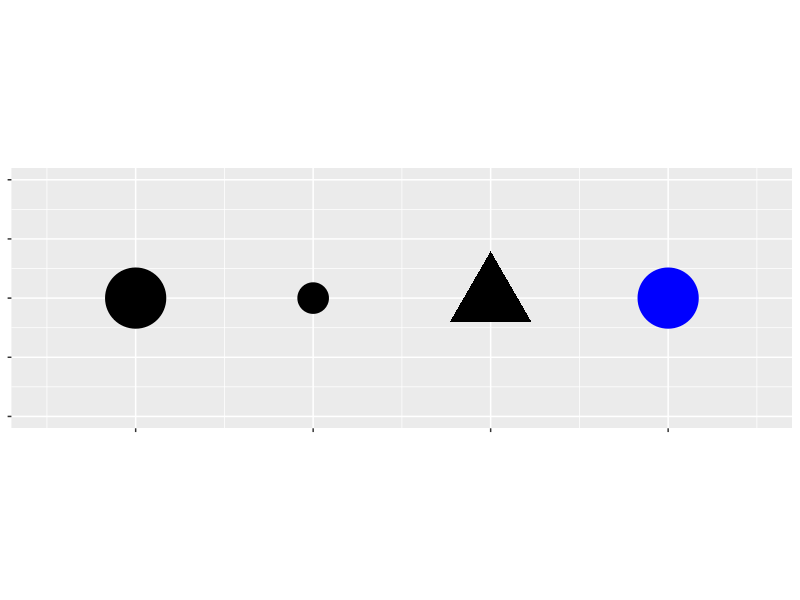
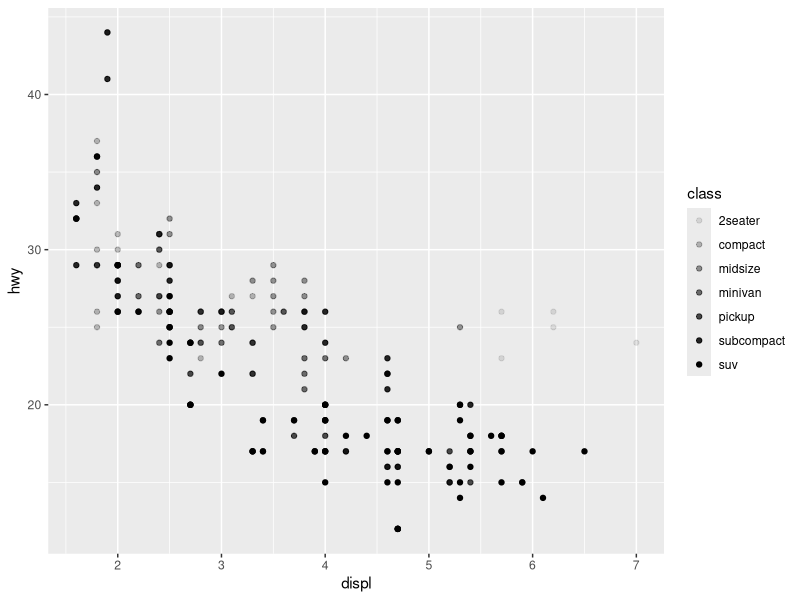
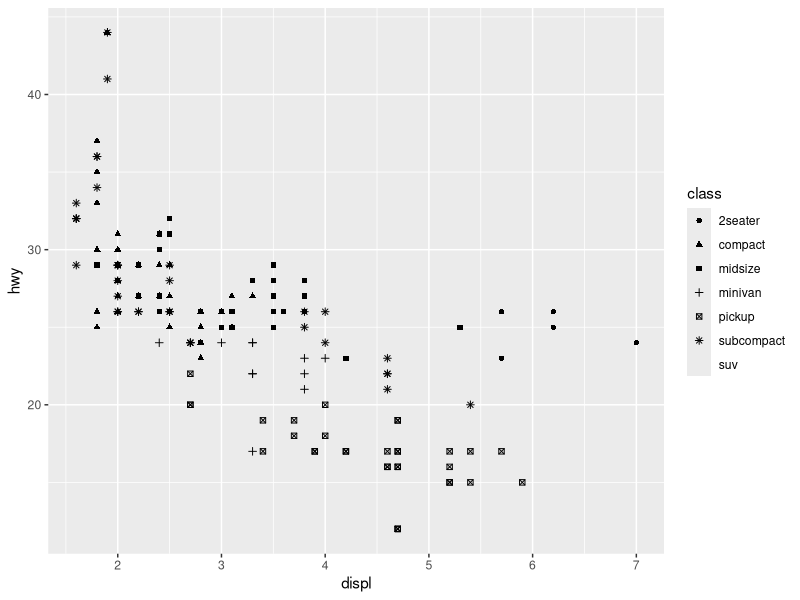
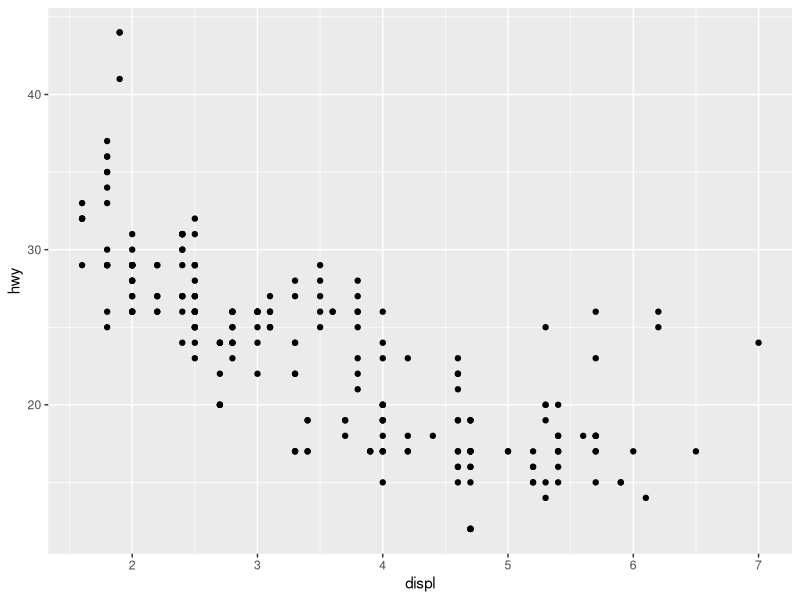
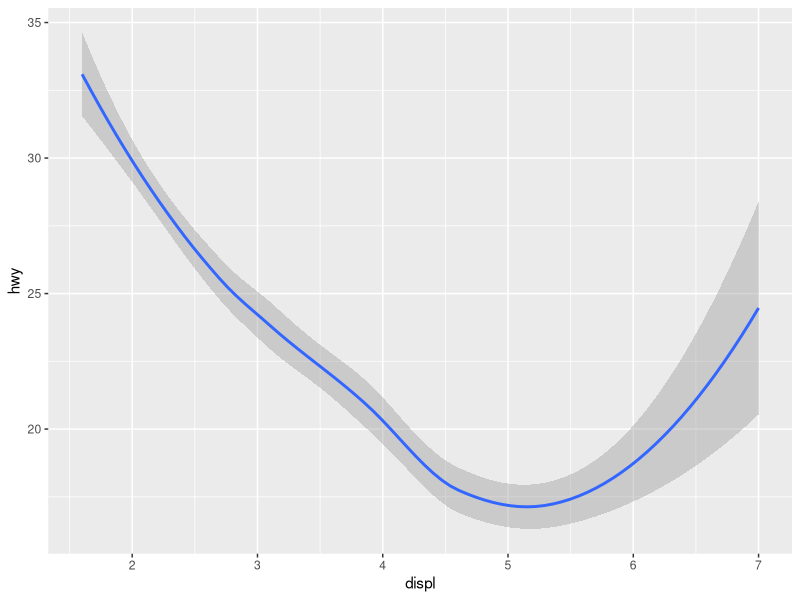
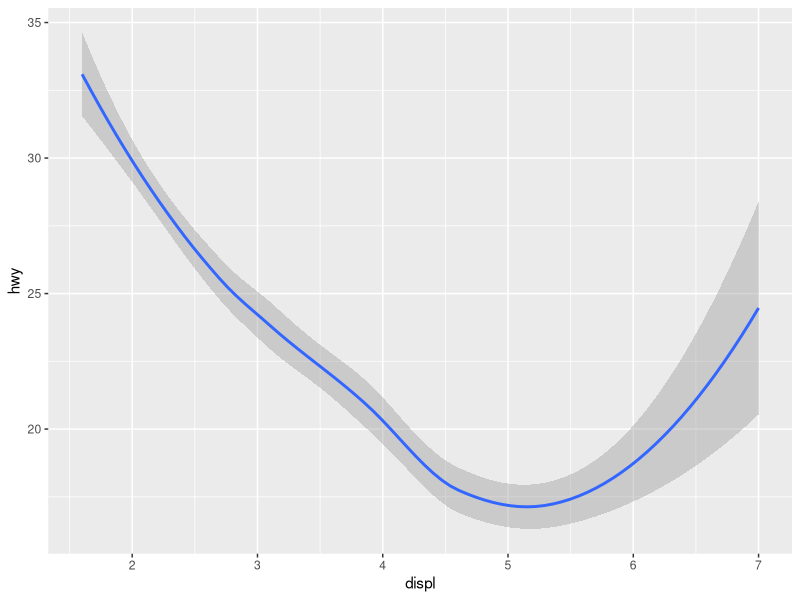
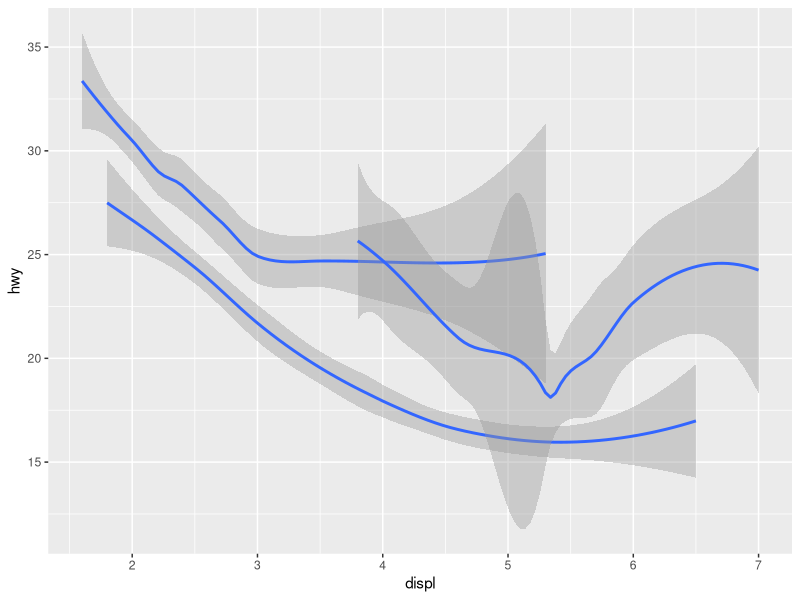
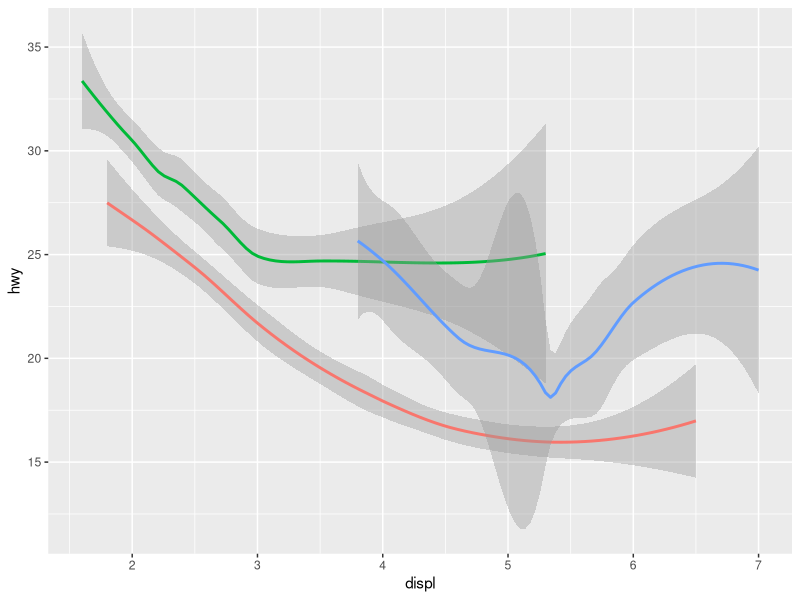

Source code (R) for these figures, in order: (Note: this script raises an error after producing the figures.)
## ---- chunk 1
library(tidyverse)
## ---- chunk 2
mpg
## ---- chunk 3

## ---- chunk 4



## ---- chunk 5
ggplot() +
  geom_point(aes(1, 1), size = 20) +
  geom_point(aes(2, 1), size = 10) + 
  geom_point(aes(3, 1), size = 20, shape = 17) + 
  geom_point(aes(4, 1), size = 20, colour = "blue") + 
  scale_x_continuous(NULL, limits = c(0.5, 4.5), labels = NULL) + 
  scale_y_continuous(NULL, limits = c(0.9, 1.1), labels = NULL) + 
  theme(aspect.ratio = 1/3)
## ---- chunk 6


## ---- chunk 7



## ---- chunk 8
# Left
ggplot(data = mpg) + 
  geom_point(mapping = aes(x = displ, y = hwy, alpha = class))

# Right
ggplot(data = mpg) + 
  geom_point(mapping = aes(x = displ, y = hwy, shape = class))
## ---- chunk 9



## ---- chunk 10
   
    
## ---- chunk 11


## ---- chunk 12


## ---- chunk 13
ggplot(data = mpg) + 
  geom_point(mapping = aes(x = displ, y = hwy))

ggplot(data = mpg) + 
  geom_smooth(mapping = aes(x = displ, y = hwy))
## ---- chunk 14


## ---- chunk 15


## ---- chunk 16
ggplot(data = mpg) +
  geom_smooth(mapping = aes(x = displ, y = hwy))
              
ggplot(data = mpg) +
  geom_smooth(mapping = aes(x = displ, y = hwy, group = drv))
    
ggplot(data = mpg) +
  geom_smooth(
    mapping = aes(x = displ, y = hwy, color = drv),
    show.legend = FALSE
  )
## ---- chunk 17


## ---- chunk 18


## ---- chunk 19


## ---- chunk 20


## ---- chunk 21
knitr::include_graphics("images/visualization-stat-bar.png")
## ---- chunk 22
ggplot(data = diamonds) + 
  stat_count(mapping = aes(x = cut))
## ---- chunk 23
    demo <- tribble(
      ~cut,         ~freq,
      "Fair",       1610,
      "Good",       4906,
      "Very Good",  12082,
      "Premium",    13791,
      "Ideal",      21551
    )
    
    ggplot(data = demo) +
      geom_bar(mapping = aes(x = cut, y = freq), stat = "identity")
## ---- chunk 24
    ggplot(data = diamonds) + 
      geom_bar(mapping = aes(x = cut, y = ..prop.., group = 1))
## ---- chunk 25

    
## ---- chunk 26
ggplot(data = diamonds) + 
  geom_bar(mapping = aes(x = cut, colour = cut))
ggplot(data = diamonds) + 
  geom_bar(mapping = aes(x = cut, fill = cut))
## ---- chunk 27
ggplot(data = diamonds) + 
  geom_bar(mapping = aes(x = cut, fill = clarity))
## ---- chunk 28
    ggplot(data = diamonds, mapping = aes(x = cut, fill = clarity)) + 
      geom_bar(alpha = 1/5, position = "identity")
    ggplot(data = diamonds, mapping = aes(x = cut, colour = clarity)) + 
      geom_bar(fill = NA, position = "identity")
## ---- chunk 29
    ggplot(data = diamonds) + 
      geom_bar(mapping = aes(x = cut, fill = clarity), position = "fill")
## ---- chunk 30
    ggplot(data = diamonds) + 
      geom_bar(mapping = aes(x = cut, fill = clarity), position = "dodge")
## ---- chunk 31
ggplot(data = mpg) + 
  geom_point(mapping = aes(x = displ, y = hwy))
## ---- chunk 32
ggplot(data = mpg) + 
  geom_point(mapping = aes(x = displ, y = hwy), position = "jitter")
## ---- chunk 33
    ggplot(data = mpg, mapping = aes(x = cty, y = hwy)) + 
      geom_point()
## ---- chunk 34
    ggplot(data = mpg, mapping = aes(x = class, y = hwy)) + 
      geom_boxplot()
    ggplot(data = mpg, mapping = aes(x = class, y = hwy)) + 
      geom_boxplot() +
      coord_flip()
## ---- chunk 35
    nz <- map_data("nz")

    ggplot(nz, aes(long, lat, group = group)) +
      geom_polygon(fill = "white", colour = "black")

    ggplot(nz, aes(long, lat, group = group)) +
      geom_polygon(fill = "white", colour = "black") +
      coord_quickmap()
## ---- chunk 36
    bar <- ggplot(data = diamonds) + 
      geom_bar(
        mapping = aes(x = cut, fill = cut), 
        show.legend = FALSE,
        width = 1
      ) + 
      theme(aspect.ratio = 1) +
      labs(x = NULL, y = NULL)
    
    bar + coord_flip()
    bar + coord_polar()
## ---- chunk 37
    ggplot(data = mpg, mapping = aes(x = cty, y = hwy)) +
      geom_point() + 
      geom_abline() +
      coord_fixed()
## ---- chunk 38
knitr::include_graphics("images/visualization-grammar-1.png")
## ---- chunk 39
knitr::include_graphics("images/visualization-grammar-2.png")
## ---- chunk 40
knitr::include_graphics("images/visualization-grammar-3.png")
